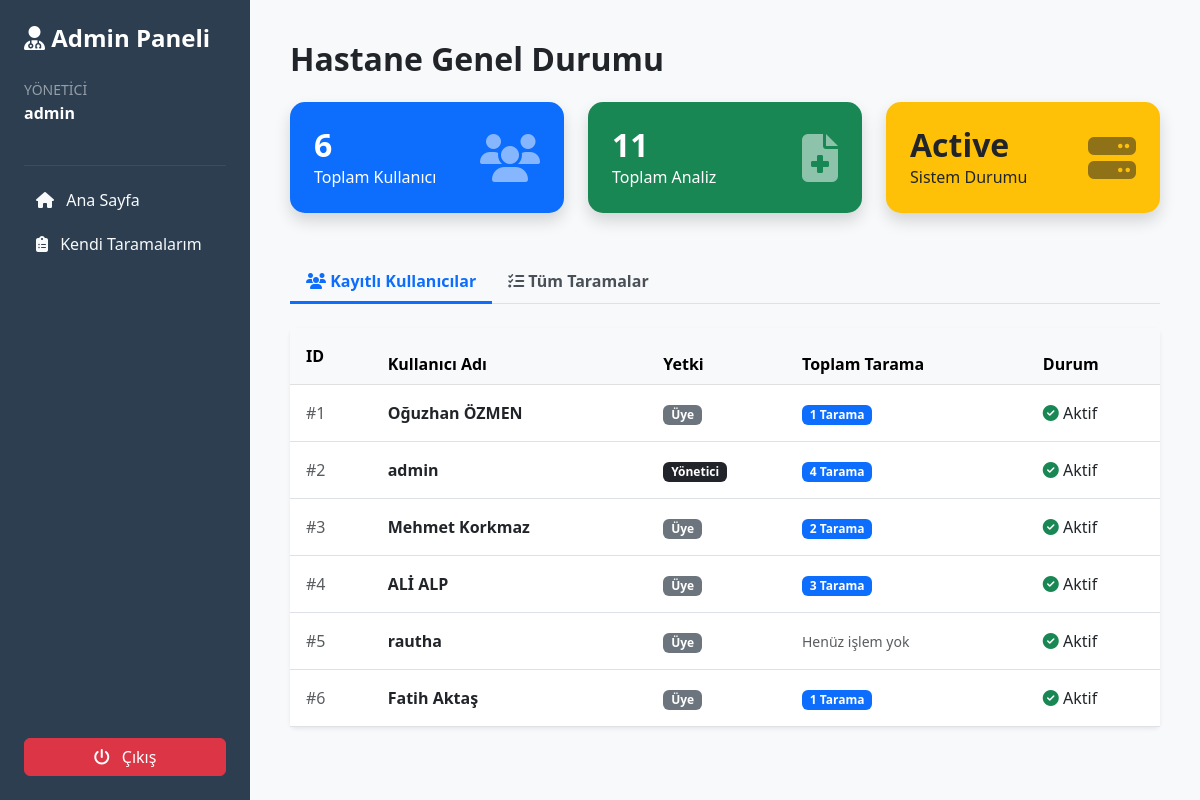
The app's page /admin (signed in) with its own data.
### app.py (models this page shows)
class User(UserMixin, db.Model):
    id = db.Column(db.Integer, primary_key=True)
    username = db.Column(db.String(150), unique=True, nullable=False)
    password = db.Column(db.String(150), nullable=False)
    is_admin = db.Column(db.Boolean, default=False)  # Yönetici mi?
    reports = db.relationship('Report', backref='owner', lazy=True)  # Kullanıcının raporları

### app.py (the view)
@app.route('/admin')
@login_required
def admin_panel():
    if not current_user.is_admin:
        return "<h1>⛔ Yetkisiz Giriş! Bu alana sadece yöneticiler girebilir.</h1><a href='/'>Geri Dön</a>", 403
    all_users = User.query.all()
    all_reports = Report.query.order_by(Report.date.desc()).all()
    total_users = len(all_users)
    total_scans = len(all_reports)
    return render_template('admin_dashboard.html', users=all_users, reports=all_reports, total_users=total_users,
                           total_scans=total_scans)

### app.py (called while the page is built)
@login_manager.user_loader
def load_user(user_id):
    return User.query.get(int(user_id))

### templates/admin_dashboard.html (shortened to what this page needs)
<!DOCTYPE html>
<html lang="tr">
<head>
    <link href="https://cdn.jsdelivr.net/npm/bootstrap@5.3.0/dist/css/bootstrap.min.css" rel="stylesheet">
    <link rel="stylesheet" href="https://cdnjs.cloudflare.com/ajax/libs/font-awesome/6.4.0/css/all.min.css">
</head>
<body>
<div class="sidebar p-4 d-flex flex-column">
    <h4 class="fw-bold mb-4"><i class="fa-solid fa-user-doctor"></i> Admin Paneli</h4>
    <div class="mb-4">
        <small class="text-white-50">YÖNETİCİ</small><br>
        <span class="fw-bold">{{ current_user.username }}</span>
    </div>
    <hr class="border-secondary">
    <a href="/" class="btn btn-outline-light w-100 mb-2 text-start border-0"><i class="fa-solid fa-house me-2"></i> Ana Sayfa</a>
    <a href="/dashboard" class="btn btn-outline-light w-100 mb-2 text-start border-0"><i class="fa-solid fa-clipboard-list me-2"></i> Kendi Taramalarım</a>
    <div class="mt-auto">
        <a href="/logout" class="btn btn-danger w-100"><i class="fa-solid fa-power-off me-2"></i> Çıkış</a>
    </div>
</div>
<div class="content">
    <h2 class="fw-bold mb-4 text-dark">Hastane Genel Durumu</h2>
    <div class="row mb-5">
        <div class="col-md-4">
            <div class="card stat-card bg-primary p-4 shadow">
                <div class="d-flex justify-content-between align-items-center">
                    <div>
                        <h2 class="mb-0 fw-bold">{{ users|length }}</h2>
                        <span>Toplam Kullanıcı</span>
                    </div>
                    <i class="fa-solid fa-users fa-3x opacity-50"></i>
                </div>
            </div>
        </div>
        <div class="col-md-4">
            <div class="card stat-card bg-success p-4 shadow">
                <div class="d-flex justify-content-between align-items-center">
                    <div>
                        <h2 class="mb-0 fw-bold">{{ reports|length }}</h2>
                        <span>Toplam Analiz</span>
                    </div>
                    <i class="fa-solid fa-file-medical fa-3x opacity-50"></i>
                </div>
            </div>
        </div>
        <div class="col-md-4">
            <div class="card stat-card bg-warning p-4 shadow text-dark">
                <div class="d-flex justify-content-between align-items-center">
                    <div>
                        <h2 class="mb-0 fw-bold">Active</h2>
                        <span>Sistem Durumu</span>
                    </div>
                    <i class="fa-solid fa-server fa-3x opacity-50"></i>
                </div>
            </div>
        </div>
    </div>
    <ul class="nav nav-tabs mb-4" id="adminTabs" role="tablist">
        <li class="nav-item" role="presentation">
            <button class="nav-link active" id="users-tab" data-bs-toggle="tab" data-bs-target="#users" type="button">
                <i class="fa-solid fa-users"></i> Kayıtlı Kullanıcılar
            </button>
        </li>
        <li class="nav-item" role="presentation">
            <button class="nav-link" id="scans-tab" data-bs-toggle="tab" data-bs-target="#scans" type="button">
                <i class="fa-solid fa-list-check"></i> Tüm Taramalar
            </button>
        </li>
    </ul>
    <div class="tab-content" id="adminTabsContent">
        <div class="tab-pane fade show active" id="users" role="tabpanel">
            <div class="card shadow-sm border-0">
                <div class="card-body p-0">
                    <table class="table table-hover align-middle mb-0">
                        <thead class="table-light">
                            <tr>
                                <th class="p-3">ID</th>
                                <th>Kullanıcı Adı</th>
                                <th>Yetki</th>
                                <th>Toplam Tarama</th>
                                <th>Durum</th>
                            </tr>
                        </thead>
                        <tbody>
                            {% for u in users %}
                            <tr>
                                <td class="p-3 text-muted">#{{ u.id }}</td>
                                <td class="fw-bold">{{ u.username }}</td>
                                <td>
                                    {% if u.is_admin %}
                                        <span class="badge bg-dark">Yönetici</span>
                                    {% else %}
                                        <span class="badge bg-secondary">Üye</span>
                                    {% endif %}
                                </td>
                                <td>
                                    {% if u.reports|length > 0 %}
                                        <span class="badge bg-primary">{{ u.reports|length }} Tarama</span>
                                    {% else %}
                                        <span class="text-muted small">Henüz işlem yok</span>
                                    {% endif %}
                                </td>
                                <td><i class="fa-solid fa-circle-check text-success"></i> Aktif</td>
                            </tr>
                            {% endfor %}
                        </tbody>
                    </table>
                </div>
            </div>
        </div>
    </div>
</div>
</body>
</html>

### templates/admin_dashboard.html (style rules this page uses)
body { background-color: #f8f9fa; }
.sidebar { min-height: 100vh; background: #2c3e50; color: white; position: fixed; width: 250px; }
.content { margin-left: 250px; padding: 40px; }
.stat-card { border: none; border-radius: 15px; color: white; transition: 0.3s; }
.nav-tabs .nav-link { color: #495057; border: none; font-weight: bold; }
.nav-tabs .nav-link.active { color: #0d6efd; border-bottom: 3px solid #0d6efd; background: transparent; }

### records on screen
User: username "admin", id "2", is_admin "Yönetici", reports|length "4"
User: id "1", username "Oğuzhan ÖZMEN", is_admin "Üye", reports|length "1"
User: id "3", username "Mehmet Korkmaz", is_admin "Üye", reports|length "2"
User: id "4", username "ALİ ALP", is_admin "Üye", reports|length "3"
User: id "5", username "rautha", is_admin "Üye", shows "Henüz işlem yok"
User: id "6", username "Fatih Aktaş", is_admin "Üye", reports|length "1"

### other values on screen
{{ users|length }} "6"
{{ reports|length }} "11"
